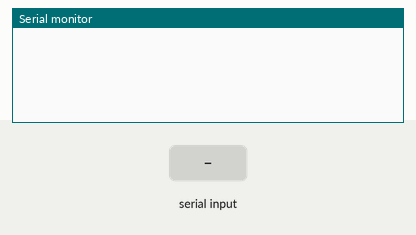
The sketch below on a simulated Arduino Uno, built with avr-gcc and run on an emulated ATmega328P. On the bench: the last lines printed to the serial monitor. The test bench sets the inputs (shaded band).

Above: at 1.2 s.
1.3 s: "a" received over the second serial link
At 1.7 s:
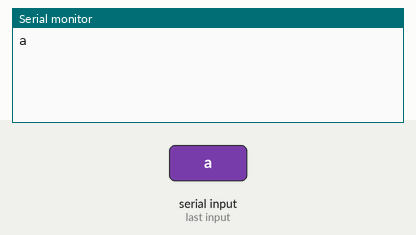
2.8 s: "b" received over the second serial link
At 4.0 s:
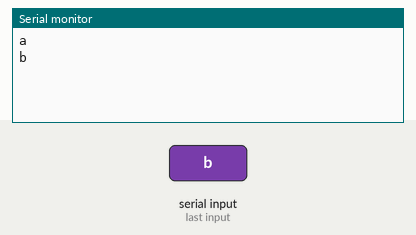
4.3 s: "1" received over the second serial link
At 5.1 s:
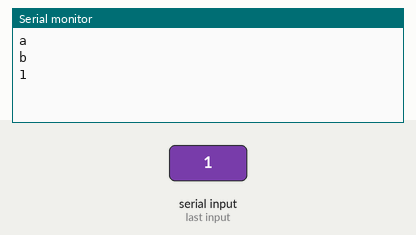

Measured:
- after the input at 1.3 s, the serial monitor: prints a new line at once (image 1)
- after the input at 2.8 s, the serial monitor: prints a new line at once (image 2)
- after the input at 4.3 s, the serial monitor: prints a new line at once (image 3)

The sketch:

bluetoothControlledLamb.ino
```cpp
#include <SoftwareSerial.h>       //Sanal haberleşme portu oluşturmak için gerekli kütüphane
SoftwareSerial myBT(10, 11);   // RX | TX
char data;      //BLuetooth modüleden gelen verileri tutan değişken
void setup()
{
  Serial.begin(9600);     //Seri monitör haberleşmesi başlatılıyor.
  myBT.begin(9600);  //Buraya modülün baud hızı gelecek. Eğer değiştirdiyseniz onu girmeniz gerekli
}

void loop()
{

  if (myBT.available()) {
    data = myBT.read();
    Serial.println(data);
    if(data == 'a') {
      digitalWrite(13, HIGH);
      myBT.write("Led is turned on\n");

    }
    else if(data == 'b') {
      digitalWrite(13, LOW);
      myBT.write("Led is turned off right now\n");
    }
  }
  if (Serial.available())
    myBT.write(Serial.read());
}
```
